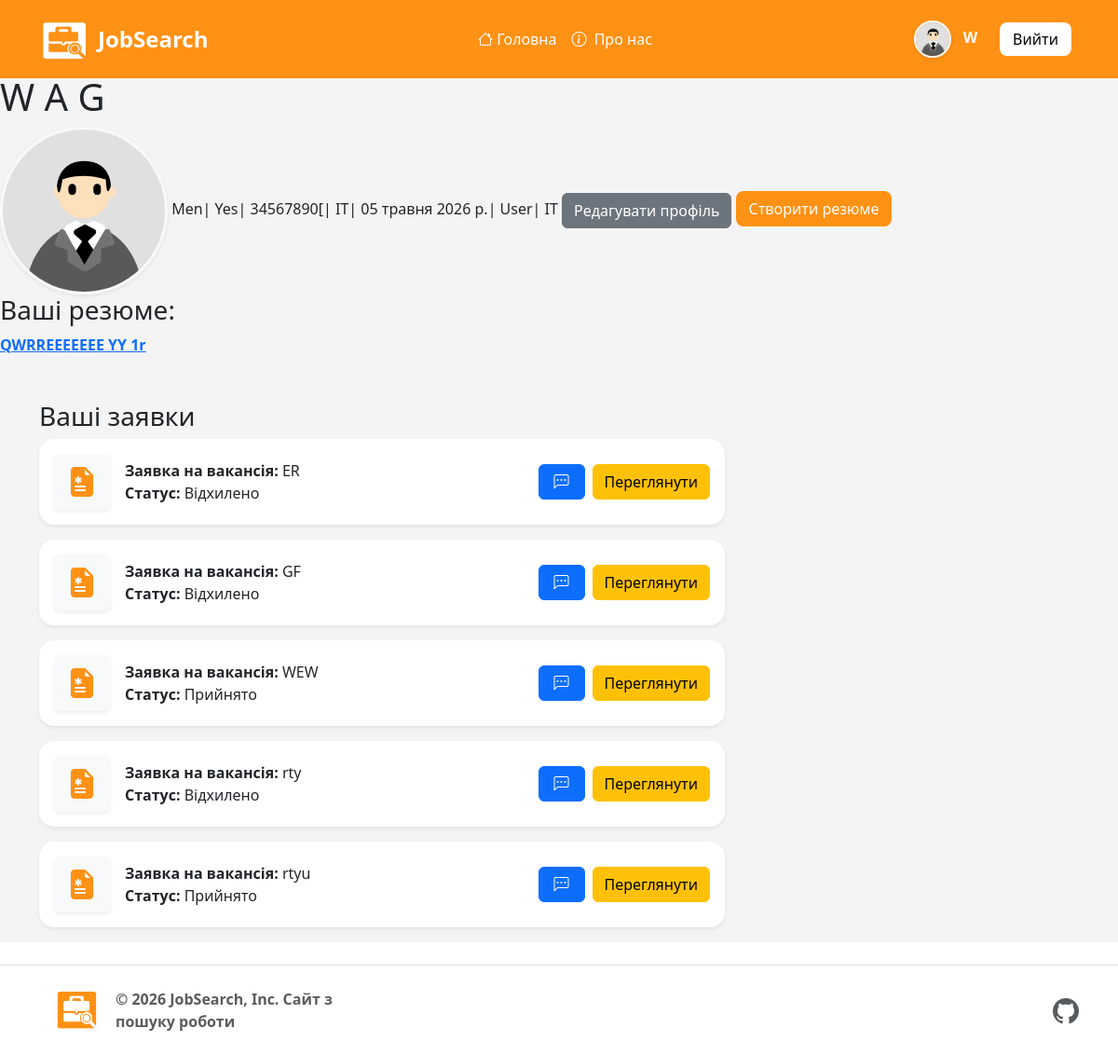
/auth_system/job-profil/ (signed in), run on an earlier commit of the app's database.
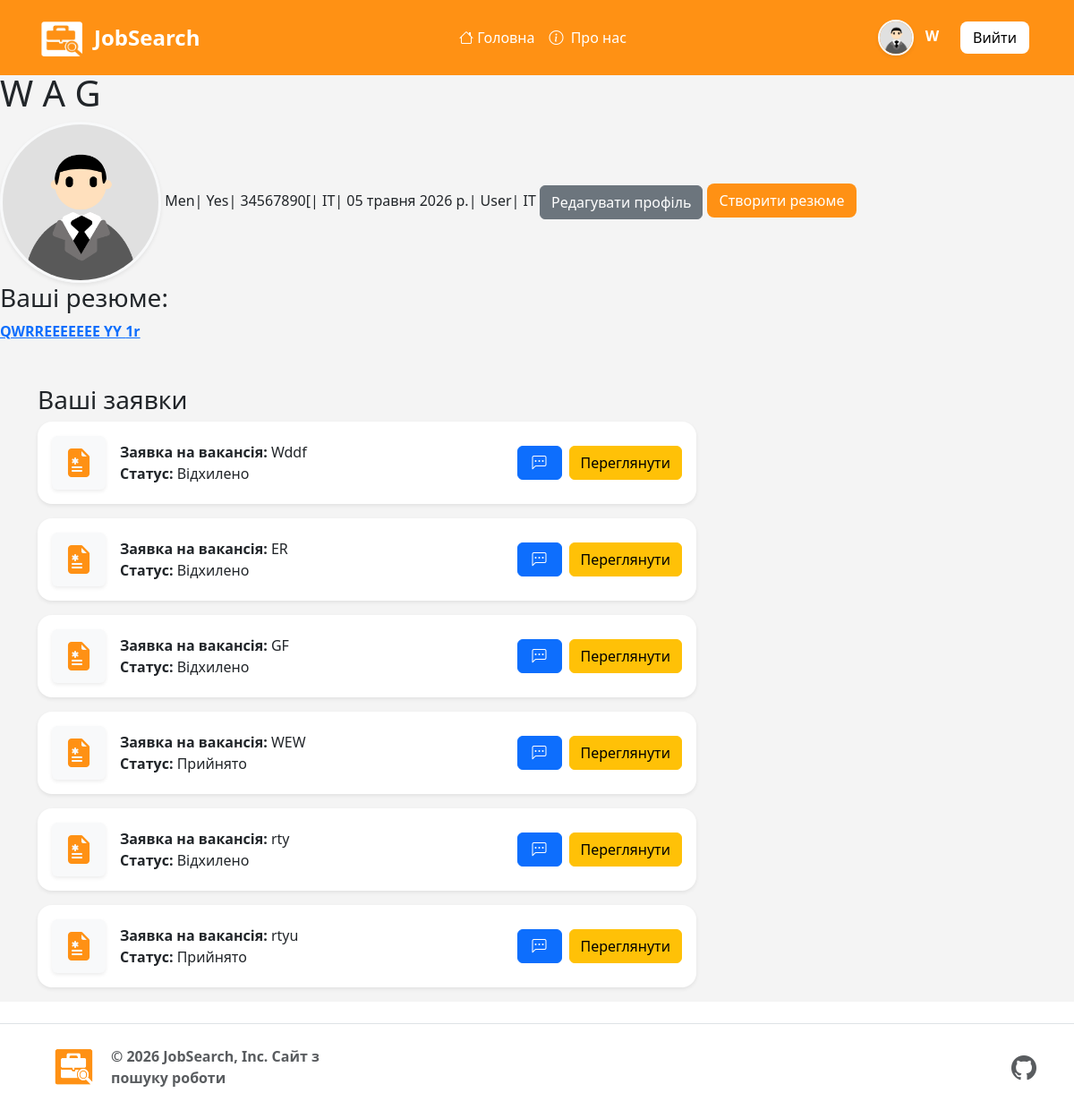
And on a later commit of the database.
### project/models.py (models this page shows, shortened)
class Resume(models.Model):
    author = models.ForeignKey(User, on_delete=models.CASCADE, related_name="resume")#автор
    title = models.CharField(max_length=256)#Заголовок
    description = models.TextField()#опис
    description1 = models.TextField(null=True, blank=True)#опис
    description2 = models.TextField(null=True, blank=True)#опис
    description3 = models.TextField(null=True, blank=True)#опис
    description4 = models.TextField(null=True, blank=True)#опис
    file = models.FileField(upload_to='resumes/',  null=True, blank=True)#файл
    date = models.DateTimeField(auto_now_add=True, blank=True, null=True,)#дата створення
    updated_at = models.DateTimeField(auto_now=True, blank=True, null=True, verbose_name="Дата оновлення")

class Application(models.Model):
    STATUS_CHOICES = (
        ('under_review', 'На розгляді'),
        ('reject', 'Відхилено'),
        ('accepted', 'Прийнято'),
    )
    author = models.ForeignKey(User, on_delete=models.CASCADE, related_name="applications")
    vacancy = models.ForeignKey(Vacancy, on_delete=models.CASCADE, related_name="applications")
    resume = models.ForeignKey(Resume, on_delete=models.SET_NULL, null=True, blank=True)
    res_file = models.FileField(upload_to='application_docs/', null=True, blank=True) # Ось воно!
    created_at = models.DateTimeField(auto_now_add=True, null=True, blank=True)
    status = models.CharField(choices=STATUS_CHOICES, max_length=50, default='under_review')
    class Meta:
        constraints = [
            models.UniqueConstraint(fields=['author', 'vacancy'], name='unique_user_application')
        ]
        ordering = ['-created_at']

class Vacancy(models.Model):
    title = models.CharField(max_length=256)#Заголовок
    description = models.TextField()#опис
    description1 = models.TextField(null=True, blank=True)#опис
    description2 = models.TextField(null=True, blank=True)#опис
    link = models.URLField(max_length=500, null=True, blank=True)
    company = models.ForeignKey(EmployerProfile, on_delete=models.CASCADE, related_name="vacancies")
    image = models.ImageField(upload_to='vacancies/images/',  null=True, blank=True)
    price_start = models.DecimalField(max_digits=10, decimal_places=2, null=True, blank=True)
    price_end = models.DecimalField(max_digits=10, decimal_places=2, null=True, blank=True)
    category = models.ForeignKey(Category, on_delete=models.SET_NULL, null=True)
    employment_type = models.CharField(max_length=20, choices=EMPLOYMENT_CHOICES, default='full_time', verbose_name="Тип зайнятості")
    work_format = models.CharField(max_length=20, choices=WORK_FORMAT_CHOICES, default='office', verbose_name="Формат роботи")
    experience = models.CharField(max_length=20, choices=EXPERIENCE_CHOICES, default='no_experience', verbose_name="Досвід роботи")
    city = models.ForeignKey(City, on_delete=models.SET_NULL, related_name="vacancies", null=True)
    street = models.CharField(max_length=255, verbose_name="Вулиця")
    house_number = models.CharField(max_length=20, blank=True, null=True, verbose_name="Будинок / Офіс")
    date = models.DateTimeField(auto_now_add=True)#дата створення
    updated_at = models.DateTimeField(auto_now=True, verbose_name="Дата оновлення")
    class Meta:
        ordering = ['-date']

### auth_system/views.py (the view)
# urls.py: path('job-profil/', views.Job_ProfileView.as_view(), name='job_profile'),
class Job_ProfileView(DetailView):
    model = UserProfile
    template_name = "auth_s/profile.html"
    context_object_name = 'profile'
    def get_object(self):
        obj, created = UserProfile.objects.get_or_create(user=self.request.user)
        return obj
    def get_context_data(self, **kwargs):
        context = super().get_context_data(**kwargs)
        context['resumes'] = Resume.objects.filter(author=self.object.user)
        context['user_applications'] = Application.objects.filter(author=self.request.user)
        return context

### auth_system/models.py (called while the page is built)
    @property
    def img_avatar(self):
        if self.avatar:
            return self.avatar.url
        if self.gender == 'Men':
            if self.op == 'Yes':
                return '/static/image/men-op.png'
            else:
                return '/static/image/men.png'
        else:
            if self.op == 'Yes':
                return '/static/image/women-op.png'
            else:
                return '/static/image/women.png'

### project/models.py (called while the page is built)
    def __str__(self):
        return self.name

### templates/auth_s/profile.html
{% extends 'base.html' %}
{% load static %}
{% block content %}
<h1>{{ profile.first_name }} {{ profile.last_name }} {{ profile.patronymic }} </h1>
<img src="{{ user.profile.img_avatar }}" alt="Avatar"
class="rounded-circle img-fluid border border-3 border-light shadow-sm"
style="max-width: 180px; height: 180px; object-fit: cover;">
    {{ profile.gender }}|
    {{ profile.op }}|
    {{ profile.bio }}|
    {{ profile.referral }}|
    {{ profile.birth_date }}|
    {{ profile.role }}|
    {{ profile.referral }}
<a href="{% url 'update_profile' %}" class="btn btn-secondary" >
    Редагувати профіль
</a>
<a href="{% url 'job_creat_resume' %}" class="btn-L">
    Створити резюме
</a>
<h3>Ваші резюме:</h3>
{% for resume in resumes %}
    <a href="{% url 'job_resume' resume.pk %}">
        <strong>{{ resume.title }}</strong>
    </a>
{% empty %}
    <p>Ви ще не створили жодної .</p>
{% endfor %}
<div class="container mt-5">
    <h3>Ваші заявки</h3>
    <div class="row justify-content-start">
        {% for application in user_applications %}
        <div class="col-md-10 col-lg-8">
            <div class="card shadow-sm mb-3 border-0 rounded-4 overflow-hidden">
                <div class="d-flex align-items-center justify-content-between p-3 gap-2">
                    <div class="d-flex align-items-center gap-3">
                        <div class="card shadow-sm border-0 bg-light d-flex align-items-center justify-content-center" style="width: 60px; height: 60px; flex-shrink: 0;">
                            <div class="card-body d-flex align-items-center justify-content-center p-0">
                                <i class="bi bi-file-earmark-medical-fill" style="font-size: 2rem; color: #ff9114;"></i>
                            </div>
                        </div>
                        <div class="d-flex flex-column">
                            <div class="text-truncate-custom">
                                <strong>Заявка на вакансія:</strong>
                                <span>{{ application.vacancy.title }}</span>
                            </div>
                            <div class="text-truncate-custom">
                                <strong>Статус:</strong>
                                {{ application.get_status_display|default:"На розгляді" }}
                            </div>
                        </div>
                    </div>
                    <div class="d-flex">
                        <div class="flex-shrink-0 me-2">
                            <a href="{% url 'chat_room' application.id %}" class="btn btn-primary px-3">
                                <i class="bi bi-chat-left-dots"></i>
                            </a>
                        </div>
                        <div class="flex-shrink-1">
                            <a href="{% url 'job_resume' application.resume.pk %}" class="btn btn-warning">
                                Переглянути
                            </a>
                        </div>
                    </div>
                </div>
            </div>
        </div>
        {% empty %}
            <p>На ваші вакансії поки немає жодного відгуку.</p>
        {% endfor %}
    </div>
</div>
{% endblock %}

What changed in the data, as far as the page shows it:
added Application: vacancy "Wddf", status "Відхилено"
